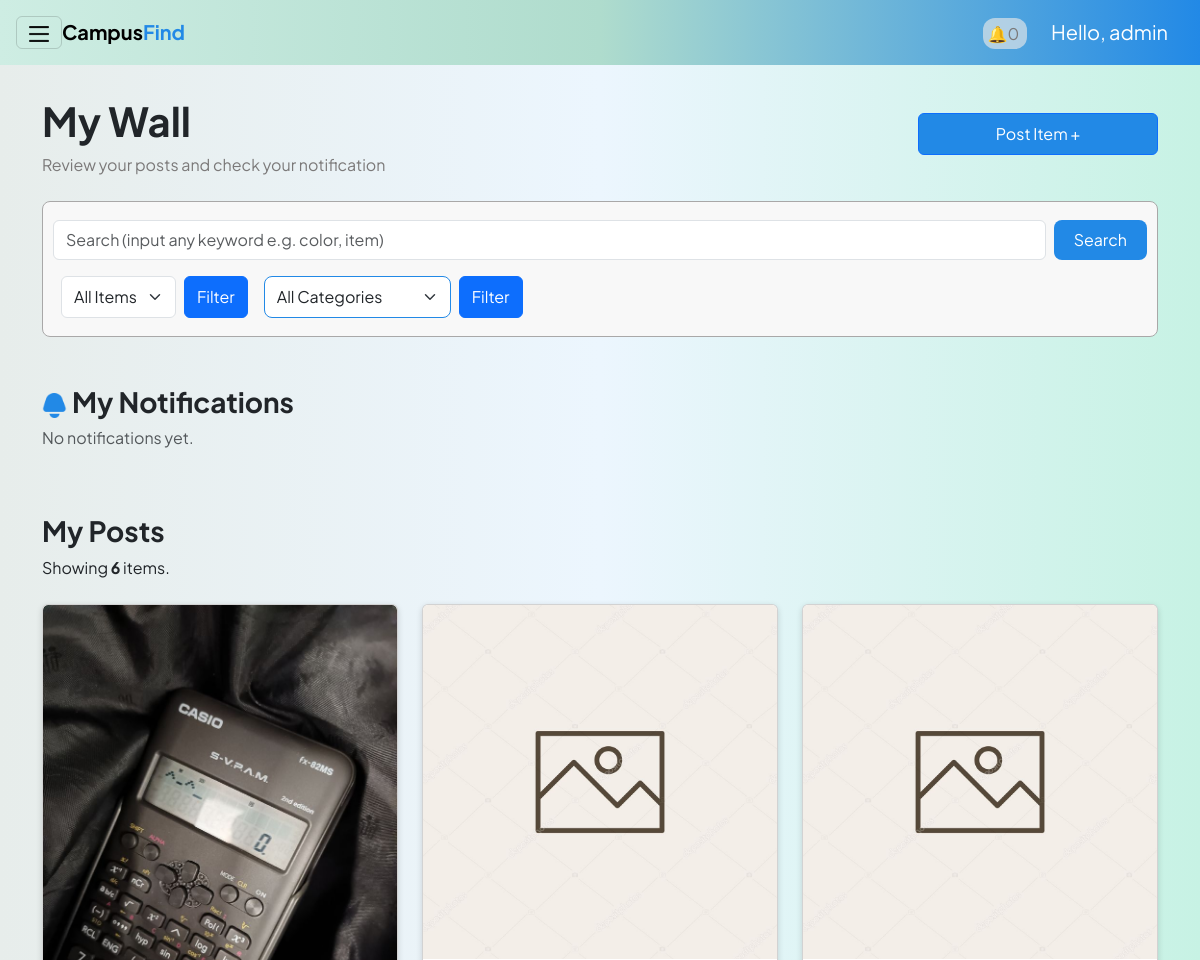
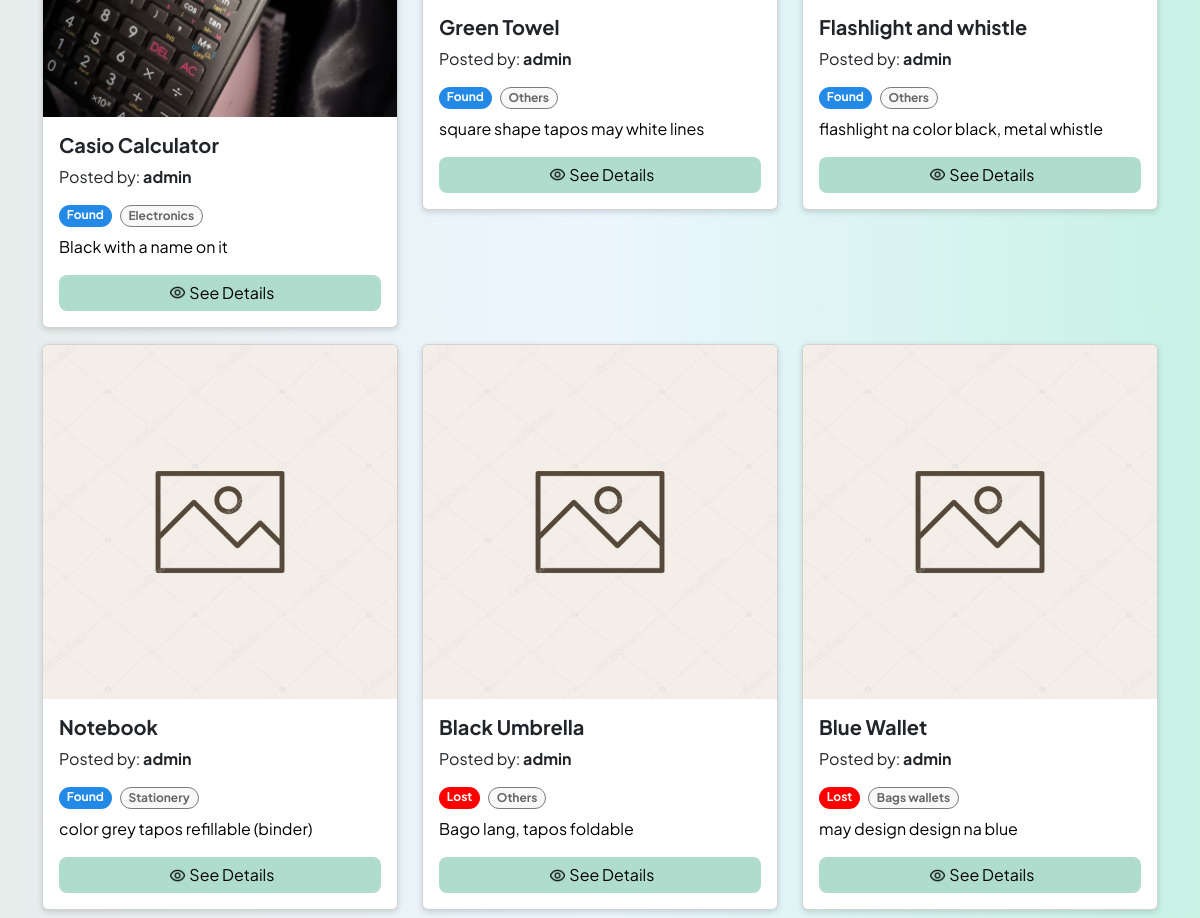
The page /interfaces/admin/myposts_admin.php (signed in) on the database as committed earlier (2 pictures, top to bottom).
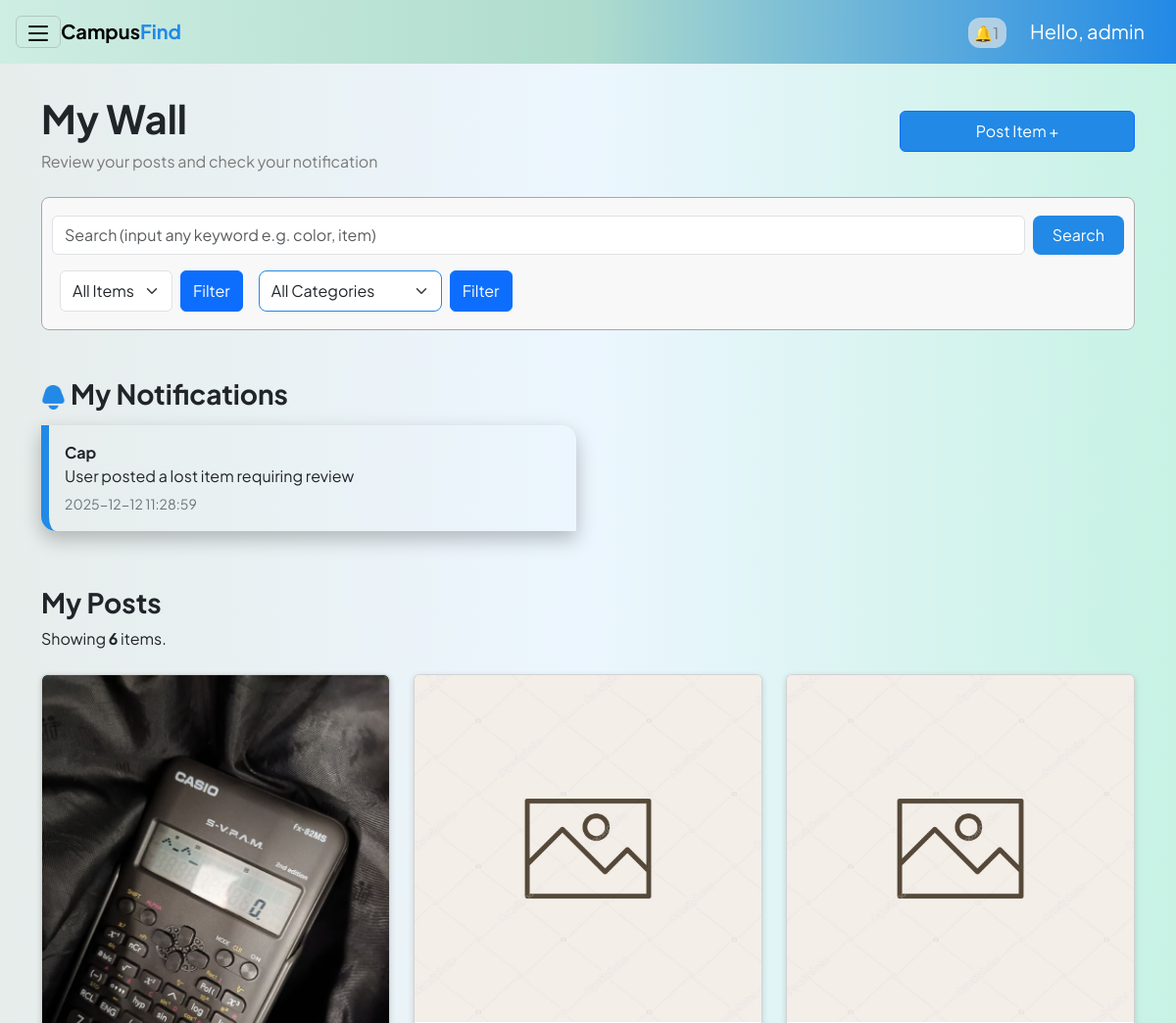
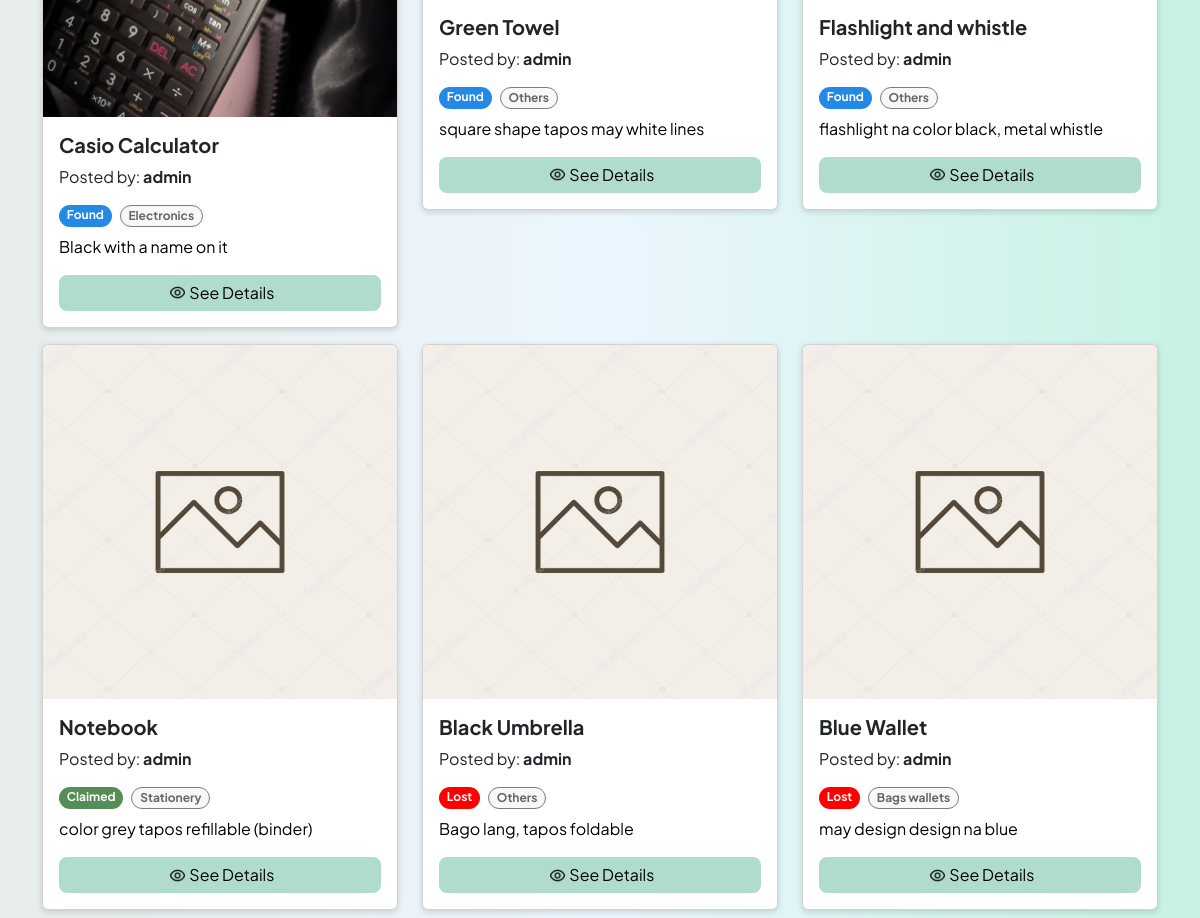
The same page on the database as committed later (2 pictures, top to bottom).
### tables this page shows
CREATE TABLE categories (
        id INTEGER PRIMARY KEY AUTOINCREMENT,
        name TEXT UNIQUE NOT NULL
    );

CREATE TABLE notifications (
            id INTEGER PRIMARY KEY AUTOINCREMENT,
            item_id INTEGER,
            user_id INTEGER,      -- sino nag triggered the notification
            notify_to INTEGER,    -- who should receive
            message TEXT,
            type TEXT,            -- 'to_admin' | 'to_user'
            status TEXT DEFAULT 'unread', -- unread | read | resolved
            created_at DATETIME DEFAULT CURRENT_TIMESTAMP
        );

CREATE TABLE items (
        id INTEGER PRIMARY KEY AUTOINCREMENT,
        user_id INTEGER NOT NULL,
        title TEXT NOT NULL,
        description TEXT,
        item_status TEXT NOT NULL,     -- 'lost' or 'found'
        category_id INTEGER,
        location_lost TEXT,
        location_found TEXT,
        date_lost_or_found DATE,
        current_location TEXT,
        image_path TEXT,
        created_at DATETIME DEFAULT CURRENT_TIMESTAMP,
        -- updated_at DATETIME DEFAULT CURRENT_TIMESTAMP,
        claimed_by_user_id INTEGER,
        claimed_at DATETIME,

        FOREIGN KEY (user_id) REFERENCES users(id) ON DELETE CASCADE,
        FOREIGN KEY (claimed_by_user_id) REFERENCES users(id) ON DELETE SET NULL,
        FOREIGN KEY (category_id) REFERENCES categories(id)
    );

### interfaces/admin/myposts_admin.php (the view, shortened to what the changed rows need)
<?php
$admin = $_SESSION["user"];
$db = get_db();
$action = $_GET["action"] ?? "list";
$adminNotifications = [];
$user_id = $_SESSION['user']['id'];
$q = $db->query("
    SELECT
        n.*,
        i.title AS item_title,
        i.description,
        i.image_path,
        i.item_status,
        i.location_lost,
        i.location_found,
        i.date_lost_or_found,
        c.name AS category_name,
        u.username AS posted_by
    FROM notifications n
    LEFT JOIN items i ON n.item_id = i.id
    LEFT JOIN categories c ON i.category_id = c.id
    LEFT JOIN users u ON i.user_id = u.id
    WHERE n.notify_to = $user_id AND n.status != 'resolved' AND  n.type = 'to_admin'
    ORDER BY n.created_at DESC
");
while($row = $q->fetchArray(SQLITE3_ASSOC)) {
    $adminNotifications[] = $row;
}
$where = [];
$currentUserId = $_SESSION["user"]["id"];
$where[] = "items.user_id = $currentUserId";
$sql = "SELECT items.*, categories.name AS category_name, users.username AS posted_by, items.created_at AS date_created
        FROM items
        LEFT JOIN categories ON items.category_id = categories.id
        LEFT JOIN users ON users.id = items.user_id";
$sql .= " WHERE " . implode(" AND ", $where);
$sql .= " ORDER BY items.id DESC";
?>
<!DOCTYPE html>
<html lang="en">
<head>
    <link rel="stylesheet" href="../../reusable/header.css">
    <link rel="stylesheet" href="../../reusable/cards.css">
    <link rel="stylesheet" href="../../reusable/form.css">
    <link rel="stylesheet" href="../../reusable/hero.css">
    <link href="https://cdn.jsdelivr.net/npm/bootstrap@5.3.8/dist/css/bootstrap.min.css" rel="stylesheet">
</head>
<body class="m-0 border-0 bd-example m-0 border-0">
    <nav class="navbar p-3 sticky-top">
        <?php
        $adminId = $_SESSION['user']['id'];
        $notifCount = $db->querySingle("
            SELECT COUNT(*)
            FROM notifications
            WHERE status = 'unread' AND notify_to = $adminId AND type = 'to_admin'
        ");
        ?>
        <div class = "ms-auto">
            <a href="myposts_admin.php" class="notif mx-4">
                🔔<?= $notifCount ?>
            </a>
            <a class="navbar-brand text-white" href="#">Hello, <?php echo htmlspecialchars($admin["username"]); ?></a>
        </div>
    </nav>
<div class="container my-3">
    <?php if ($action === "create"): ?>
        <h3 class="mb-4" style="font-weight: 700; color: #334155;">Post New Item</h3>
        <form method="post" action="?action=store" enctype="multipart/form-data">
            <div class="form-grid-layout">
                <div class="form-left">
                    <div class="input-group-modern">
                        <label>Item Name</label>
                        <input type="text" name="title" placeholder="e.g. Blue Jansport Backpack" required>
                    </div>
                    <div class="form-row">
                        <div class="input-group-modern">
                            <label>Status</label>
                            <select name="item_status" id="status" required>
                                <option value="">Select Status</option>
                                <option value="lost">Lost</option>
                                <option value="found">Found</option>
                            </select>
                        </div>
                        <div class="input-group-modern">
                            <label>Category</label>
                            <select name="category_id" id="category_id" required>
                                <option value="">Select Category</option>
                                <?php
                                $catQ = $db->query("SELECT * FROM categories ORDER BY name");
                                while($c = $catQ->fetchArray(SQLITE3_ASSOC)):
                                ?>
                                    <option value="<?= $c['id']; ?>">
                                        <?= ucfirst(str_replace('_', ' ', $c['name'])); ?>
                                    </option>
                                <?php endwhile; ?>
                            </select>
                        </div>
                    </div>
                    <div class="input-group-modern">
                        <label>Description</label>
                        <textarea name="description" rows="3" placeholder="Describe the item (color, distinctive marks, brand)..."></textarea>
                    </div>
                    <div class="form-row">
                        <div class="input-group-modern">
                            <label>Lost Location</label>
                            <input type="text" name="location_lost" id="location_lost" placeholder="Where was it lost?">
                        </div>
                        <div class="input-group-modern">
                            <label>Found Location</label>
                            <input type="text" name="location_found" id="location_found" placeholder="Where was it found?" disabled>
                        </div>
                    </div>
                    <div class="form-row">
                        <div class="input-group-modern">
                            <label id="dateLabel">Date Event</label>
                            <div class="date-card">
                                <input type="date" name="date_lost_or_found" id="date_lost_or_found" style="border:none; background:transparent; padding:0;">
                            </div>
                        </div>
                    </div>
                </div>
                <div class="form-right">
                    <div class="input-group-modern" style="height: 100%;">
                        <label>Item Image</label>
                        <div class="image-upload-wrapper">
                            <input type="file" name="item_image" id="file-input-real" accept="image/*" onchange="previewImage(event)">
                            <img id="image-preview" src="#" alt="Image Preview">
                            <div class="upload-placeholder" id="upload-placeholder">
                                <svg xmlns="http://www.w3.org/2000/svg" viewBox="0 0 24 24"><path d="M19.35 10.04C18.67 6.59 15.64 4 12 4 9.11 4 6.6 5.64 5.35 8.04 2.34 8.36 0 10.91 0 14c0 3.31 2.69 6 6 6h13c2.76 0 5-2.24 5-5 0-2.64-2.05-4.78-4.65-4.96zM14 13v4h-4v-4H7l5-5 5 5h-3z"/></svg>
                                <p><strong>Click to Upload</strong><br>or drag and drop here</p>
                            </div>
                        </div>
                    </div>
                </div>
                    <div class="d-flex gap-2 mt-2">
                        <button class="btn btn-primary w-50" type="submit">Publish Post</button>
                        <a class="btn btn-secondary w-50" href="dashboard_admin.php" style="background-color: #cbd5e1; color: #334155; border:none;">Cancel</a>
                    </div>
            </div>
        </form>
        <script>
            function previewImage(event) {
                const input = event.target;
                const preview = document.getElementById('image-preview');
                const placeholder = document.getElementById('upload-placeholder');
                if (input.files && input.files[0]) {
                    const reader = new FileReader();
                    reader.onload = function(e) {
                        preview.src = e.target.result;
                        preview.style.display = 'block';
                        placeholder.style.display = 'none';
                    }
                    reader.readAsDataURL(input.files[0]);
                }
            }
        </script>
    <?php else: ?>
        <section class = "heroSection pt-3">
            <div>
                <h1><strong>My Wall</strong></h1>
            </div>
        </section>
        <div class="notifications row mt-5">
             <h3><strong>
            </strong></h3>
            <?php if (empty($adminNotifications)): ?>
                <p class="text-muted">No notifications yet.</p>
            <?php else: ?>
                <?php foreach ($adminNotifications as $note): ?>
                    <div class="col-md-6">
                        <a href="../admin/dashboard_admin.php#item-<?= $note['item_id']; ?>"
                        class="text-decoration-none text-dark">
                            <div class="notificationCard p-3 my-2 w-100">
                                <strong><?= htmlspecialchars($note['item_title']); ?></strong>
                                <p class="mb-1">
                                    <?= htmlspecialchars($note['message']); ?>
                                </p>
                                <small class="text-secondary">
                                    <?= $note["created_at"]; ?>
                                </small>
                            </div>
                        </a>
                    </div>
                <?php endforeach; ?>
            <?php endif; ?>
        </div>
        <?php
        $result = $db->query($sql);
        $items = [];
        while ($row = $result->fetchArray(SQLITE3_ASSOC)) {
            $items[] = $row;
        } ?>
        <div class="row mt-5">
            <?php if (empty($items)): ?>
                <p class = "noItemFound">
                    <img src="/assets/empty.png" alt="Empty box" style="width: 300px;">
                    No items found.
                </p>
            <?php else: ?>
                <?php foreach ($items as $it): ?>
                    <div class="col-md-4">
                        <div class="card my-2">
                            <?php if(!empty($it['image_path'])): ?>
                                <img src="../../<?php echo htmlspecialchars($it['image_path']); ?>" class="card-img-top" alt="Item image">
                            <?php else: ?>
                                <img src="/assets/image.png" class="card-img-top" alt="Default image">
                            <?php endif; ?>
                            <div class="card-body">
                                <h5 class="card-title"><strong><?php echo htmlspecialchars($it["title"]); ?></strong></h5>
                                <p class="posted-by">
                                    Posted by: <strong><?= htmlspecialchars($it["posted_by"]); ?></strong>
                                </p>
                                <div class="d-flex gap-2 mb-2">
                                    <span class="badge rounded-pill bg-<?php echo $it['item_status']; ?>">
                                        <?php echo ucfirst($it["item_status"]); ?>
                                    </span>
                                    <?php if ($it["category_name"]): ?>
                                    <span class="category badge rounded-pill">
                                        <?php echo ucfirst(str_replace('_', ' ', $it["category_name"])); ?>
                                    </span>
                                    <?php endif; ?>
                                </div>
                                <p class="card-text"><?php echo htmlspecialchars($it["description"]); ?></p>
                                <button id = "seeDetails" type="button" class="btn btn-primary rounded-3 w-100" data-bs-toggle="modal" data-bs-target="#modal-<?php echo $it['id']; ?>">
                                    <img class = "view" src="/assets/eye.png" alt="view" > See Details
                                </button>
                            </div>
                        </div>
                    </div>
                <?php endforeach; ?>
            <?php endif; ?>
        </div>
    <?php endif; ?>
</div>
  </body>
</html>

Rows that differ between the two databases and show on the page:
added notifications: item.title "Cap", message "User posted a lost item requiring review", created_at "2025-12-12 11:28:59"
computed for categories "Stationery": item_status "Found" → "Claimed"
Other text that changed with them:
$notifCount: "0" → "1"
text no longer shown: "No notifications yet."
